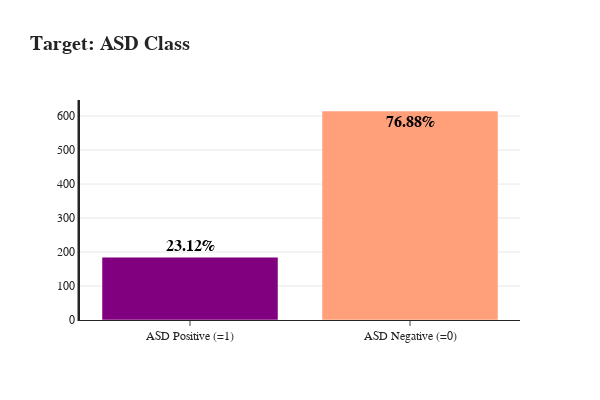

Notebook code for this chart:
### Markdown cell above
### Özelliklerin dağılımı
### Hedef: ASD Sınıfı
- Hedefin yaklaşık %77'si ASD negatif (0) ve %23'ü ASD pozitif (1)
- Hedef sınıf dengeli değil.

### Code cell
label = ['ASD Positive (=1)', 'ASD Negative (=0)']
value = [ASD_pos.shape[0], ASD_neg.shape[0]]
pct = [value[0]*100/len(train), value[1]*100/len(train)]


fig = go.Figure(data=[go.Bar(
    y=value, x=label,
    text=(np.round(pct,2)),
    textposition=['outside', 'inside'],
    texttemplate = ["<b style='color: #f'>%{text}%</b>"]*2,
    textfont=dict(  family="sans serif",
                    size=16,
                    color="black"),
    orientation='v',
    marker_color=['purple', 'lightsalmon'],
    opacity=1.0,
)])
fig.update_layout(title='<b>Target: ASD Class <b>',
                  font_family="San Serif",
                  template= 'simple_white',
                  yaxis_linewidth=2.5,
                  width=600,
                  height=400,
                  bargap=0.2,
                  barmode='group',
                  titlefont={'size': 20},
                  )
fig.update_xaxes(showgrid=False, showline=True)
fig.update_yaxes(showgrid=True, showline=True, showticklabels=True, ticks='')
fig.show()

### Figure 1 — Plotly figure (JSON) as saved in the notebook; plotly's stock layout.template omitted (floating-point values rounded to 4 significant figures)
{"data": [{"marker": {"color": ["purple", "lightsalmon"]}, "opacity": 1.0, "orientation": "v", "text": [23.12, 76.88], "textfont": {"color": "black", "family": "sans serif", "size": 16}, "textposition": ["outside", "inside"], "texttemplate": ["<b style='color: #f'>%{text}%</b>", "<b style='color: #f'>%{text}%</b>"], "x": ["ASD Positive (=1)", "ASD Negative (=0)"], "y": [185, 615], "type": "bar"}], "layout": {"font": {"family": "San Serif"}, "yaxis": {"linewidth": 2.5, "showgrid": true, "showline": true, "showticklabels": true, "ticks": ""}, "title": {"text": "<b>Target: ASD Class <b>", "font": {"size": 20}}, "width": 600, "height": 400, "bargap": 0.2, "barmode": "group", "xaxis": {"showgrid": false, "showline": true}}}
